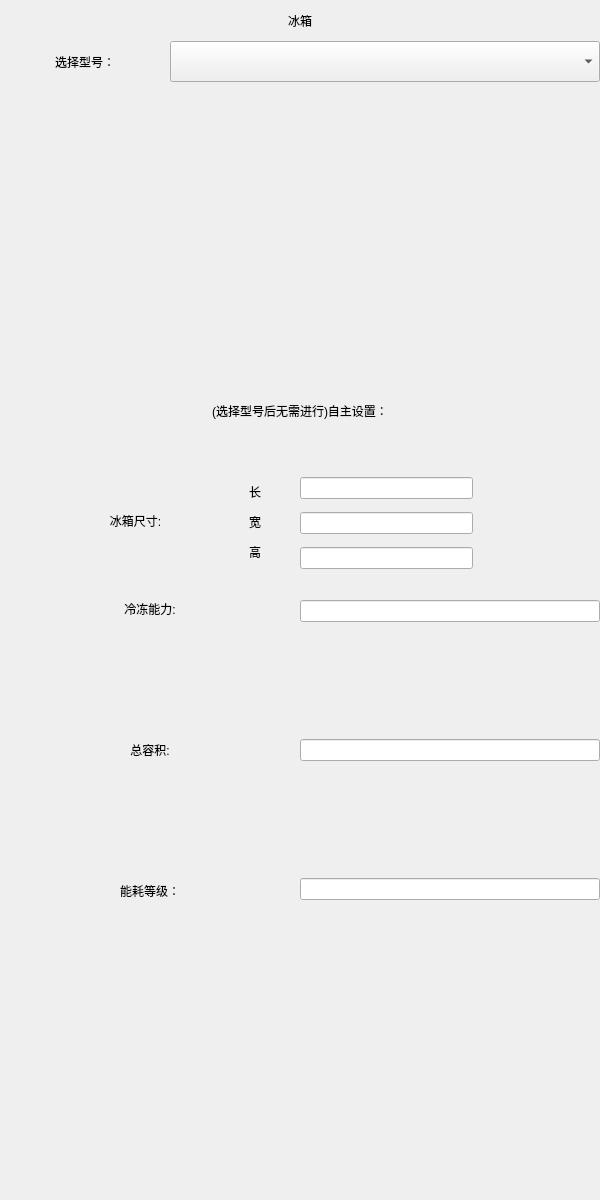
<?xml version="1.0" encoding="UTF-8"?>
<ui version="4.0">
 <class>frigde</class>
 <widget class="QWidget" name="frigde">
  <property name="geometry">
   <rect>
    <x>0</x>
    <y>0</y>
    <width>600</width>
    <height>1200</height>
   </rect>
  </property>
  <property name="windowTitle">
   <string>Form</string>
  </property>
  <widget class="QWidget" name="widget" native="true">
   <property name="enabled">
    <bool>true</bool>
   </property>
   <property name="geometry">
    <rect>
     <x>0</x>
     <y>0</y>
     <width>600</width>
     <height>1200</height>
    </rect>
   </property>
   <widget class="QWidget" name="sizedesign" native="true">
    <property name="geometry">
     <rect>
      <x>300</x>
      <y>470</y>
      <width>173</width>
      <height>106</height>
     </rect>
    </property>
    <layout class="QVBoxLayout" name="verticalLayout">
     <item>
      <widget class="UnitQLineEdit" name="lineEdit">
       <property name="styleSheet">
        <string notr="true"/>
       </property>
       <property name="text">
        <string notr="true"/>
       </property>
       <property name="alignment">
        <set>Qt::AlignLeading|Qt::AlignLeft|Qt::AlignVCenter</set>
       </property>
       <property name="readOnly">
        <bool>false</bool>
       </property>
      </widget>
     </item>
     <item>
      <widget class="UnitQLineEdit" name="lineEdit_2">
       <property name="styleSheet">
        <string notr="true"/>
       </property>
       <property name="text">
        <string notr="true"/>
       </property>
       <property name="alignment">
        <set>Qt::AlignLeading|Qt::AlignLeft|Qt::AlignVCenter</set>
       </property>
       <property name="readOnly">
        <bool>false</bool>
       </property>
      </widget>
     </item>
     <item>
      <widget class="UnitQLineEdit" name="lineEdit_3">
       <property name="styleSheet">
        <string notr="true"/>
       </property>
       <property name="text">
        <string notr="true"/>
       </property>
       <property name="alignment">
        <set>Qt::AlignLeading|Qt::AlignLeft|Qt::AlignVCenter</set>
       </property>
       <property name="readOnly">
        <bool>false</bool>
       </property>
      </widget>
     </item>
    </layout>
   </widget>
   <widget class="QLabel" name="label_2">
    <property name="geometry">
     <rect>
      <x>240</x>
      <y>480</y>
      <width>30</width>
      <height>24</height>
     </rect>
    </property>
    <property name="styleSheet">
     <string notr="true">font: 18pt &quot;楷体&quot;;</string>
    </property>
    <property name="text">
     <string>长</string>
    </property>
    <property name="alignment">
     <set>Qt::AlignCenter</set>
    </property>
   </widget>
   <widget class="QLabel" name="label_6">
    <property name="geometry">
     <rect>
      <x>240</x>
      <y>510</y>
      <width>30</width>
      <height>24</height>
     </rect>
    </property>
    <property name="styleSheet">
     <string notr="true">font: 18pt &quot;楷体&quot;;</string>
    </property>
    <property name="text">
     <string>宽</string>
    </property>
    <property name="alignment">
     <set>Qt::AlignCenter</set>
    </property>
   </widget>
   <widget class="QLabel" name="label">
    <property name="geometry">
     <rect>
      <x>70</x>
      <y>500</y>
      <width>131</width>
      <height>41</height>
     </rect>
    </property>
    <property name="styleSheet">
     <string notr="true">font: 18pt &quot;楷体&quot;;</string>
    </property>
    <property name="text">
     <string>冰箱尺寸:</string>
    </property>
    <property name="alignment">
     <set>Qt::AlignCenter</set>
    </property>
   </widget>
   <widget class="QLabel" name="label_10">
    <property name="geometry">
     <rect>
      <x>0</x>
      <y>41</y>
      <width>170</width>
      <height>41</height>
     </rect>
    </property>
    <property name="styleSheet">
     <string notr="true">font: 18pt &quot;楷体&quot;;</string>
    </property>
    <property name="text">
     <string>选择型号：</string>
    </property>
    <property name="alignment">
     <set>Qt::AlignCenter</set>
    </property>
   </widget>
   <widget class="QLabel" name="label_13">
    <property name="geometry">
     <rect>
      <x>0</x>
      <y>390</y>
      <width>600</width>
      <height>41</height>
     </rect>
    </property>
    <property name="styleSheet">
     <string notr="true">font: 18pt &quot;楷体&quot;;</string>
    </property>
    <property name="text">
     <string>(选择型号后无需进行)自主设置：</string>
    </property>
    <property name="alignment">
     <set>Qt::AlignCenter</set>
    </property>
   </widget>
   <widget class="QWidget" name="widget_2" native="true">
    <property name="geometry">
     <rect>
      <x>0</x>
      <y>600</y>
      <width>300</width>
      <height>300</height>
     </rect>
    </property>
    <layout class="QVBoxLayout" name="verticalLayout_2">
     <item>
      <widget class="QLabel" name="label_3">
       <property name="styleSheet">
        <string notr="true">font: 18pt &quot;楷体&quot;;</string>
       </property>
       <property name="text">
        <string>冷冻能力:</string>
       </property>
       <property name="alignment">
        <set>Qt::AlignCenter</set>
       </property>
      </widget>
     </item>
     <item>
      <spacer name="verticalSpacer">
       <property name="orientation">
        <enum>Qt::Vertical</enum>
       </property>
       <property name="sizeHint" stdset="0">
        <size>
         <width>20</width>
         <height>40</height>
        </size>
       </property>
      </spacer>
     </item>
     <item>
      <widget class="QLabel" name="label_5">
       <property name="styleSheet">
        <string notr="true">font: 18pt &quot;楷体&quot;;</string>
       </property>
       <property name="text">
        <string>总容积:</string>
       </property>
       <property name="alignment">
        <set>Qt::AlignCenter</set>
       </property>
      </widget>
     </item>
     <item>
      <spacer name="verticalSpacer_3">
       <property name="orientation">
        <enum>Qt::Vertical</enum>
       </property>
       <property name="sizeHint" stdset="0">
        <size>
         <width>20</width>
         <height>40</height>
        </size>
       </property>
      </spacer>
     </item>
     <item>
      <widget class="QLabel" name="label_12">
       <property name="styleSheet">
        <string notr="true">font: 18pt &quot;楷体&quot;;</string>
       </property>
       <property name="text">
        <string>能耗等级：</string>
       </property>
       <property name="alignment">
        <set>Qt::AlignCenter</set>
       </property>
      </widget>
     </item>
    </layout>
   </widget>
   <widget class="QWidget" name="widget_3" native="true">
    <property name="geometry">
     <rect>
      <x>300</x>
      <y>600</y>
      <width>300</width>
      <height>300</height>
     </rect>
    </property>
    <layout class="QVBoxLayout" name="verticalLayout_3">
     <item>
      <widget class="UnitQLineEdit" name="lineEdit_4">
       <property name="styleSheet">
        <string notr="true"/>
       </property>
       <property name="text">
        <string notr="true"/>
       </property>
       <property name="alignment">
        <set>Qt::AlignLeading|Qt::AlignLeft|Qt::AlignVCenter</set>
       </property>
       <property name="readOnly">
        <bool>false</bool>
       </property>
      </widget>
     </item>
     <item>
      <spacer name="verticalSpacer_9">
       <property name="orientation">
        <enum>Qt::Vertical</enum>
       </property>
       <property name="sizeHint" stdset="0">
        <size>
         <width>20</width>
         <height>40</height>
        </size>
       </property>
      </spacer>
     </item>
     <item>
      <widget class="UnitQLineEdit" name="lineEdit_5">
       <property name="styleSheet">
        <string notr="true"/>
       </property>
       <property name="text">
        <string notr="true"/>
       </property>
       <property name="alignment">
        <set>Qt::AlignLeading|Qt::AlignLeft|Qt::AlignVCenter</set>
       </property>
       <property name="readOnly">
        <bool>false</bool>
       </property>
      </widget>
     </item>
     <item>
      <spacer name="verticalSpacer_10">
       <property name="orientation">
        <enum>Qt::Vertical</enum>
       </property>
       <property name="sizeHint" stdset="0">
        <size>
         <width>20</width>
         <height>40</height>
        </size>
       </property>
      </spacer>
     </item>
     <item>
      <widget class="UnitQLineEdit" name="lineEdit_6">
       <property name="styleSheet">
        <string notr="true"/>
       </property>
       <property name="text">
        <string notr="true"/>
       </property>
       <property name="alignment">
        <set>Qt::AlignLeading|Qt::AlignLeft|Qt::AlignVCenter</set>
       </property>
       <property name="readOnly">
        <bool>false</bool>
       </property>
      </widget>
     </item>
    </layout>
   </widget>
   <widget class="QLabel" name="label_14">
    <property name="geometry">
     <rect>
      <x>240</x>
      <y>540</y>
      <width>30</width>
      <height>24</height>
     </rect>
    </property>
    <property name="styleSheet">
     <string notr="true">font: 18pt &quot;楷体&quot;;</string>
    </property>
    <property name="text">
     <string>高</string>
    </property>
    <property name="alignment">
     <set>Qt::AlignCenter</set>
    </property>
   </widget>
   <widget class="QLabel" name="label_15">
    <property name="geometry">
     <rect>
      <x>0</x>
      <y>0</y>
      <width>600</width>
      <height>41</height>
     </rect>
    </property>
    <property name="styleSheet">
     <string notr="true">font: 18pt &quot;楷体&quot;;</string>
    </property>
    <property name="text">
     <string>冰箱</string>
    </property>
    <property name="alignment">
     <set>Qt::AlignCenter</set>
    </property>
   </widget>
   <widget class="QComboBox" name="comboBox">
    <property name="geometry">
     <rect>
      <x>170</x>
      <y>41</y>
      <width>430</width>
      <height>41</height>
     </rect>
    </property>
    <property name="styleSheet">
     <string notr="true">font: 18pt &quot;楷体&quot;;</string>
    </property>
   </widget>
  </widget>
 </widget>
 <customwidgets>
  <customwidget>
   <class>UnitQLineEdit</class>
   <extends>QLineEdit</extends>
   <header location="global">unitqlinedit.h</header>
  </customwidget>
 </customwidgets>
 <resources/>
 <connections/>
</ui>
